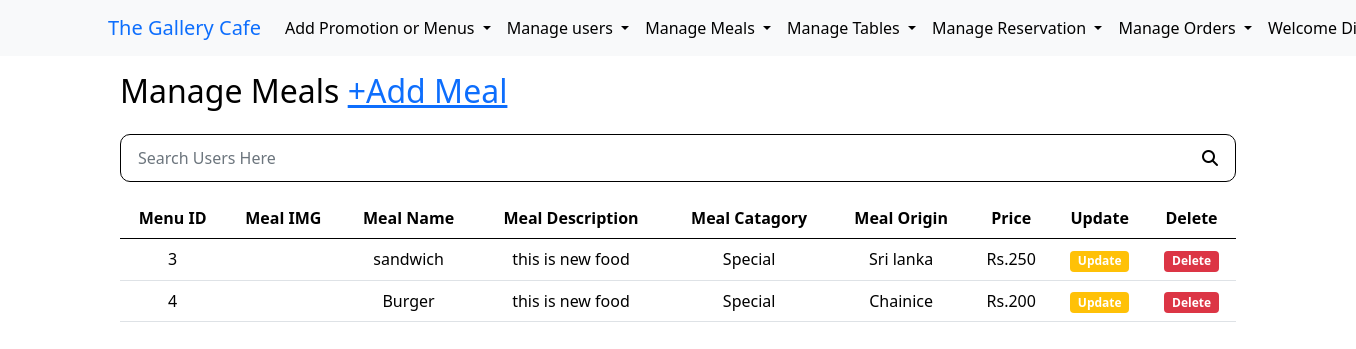
The page /managemeals.php (signed in) on the database its author committed.
### tables this page shows
CREATE TABLE `meals` (
  `mealid` int(11) NOT NULL,
  `meal_name` varchar(100) NOT NULL,
  `description` varchar(500) NOT NULL,
  `price` int(11) NOT NULL,
  `catagory_id` int(11) NOT NULL,
  `origin_id` int(11) NOT NULL,
  `meal_img` varchar(200) NOT NULL,
  `is_delete` int(11) NOT NULL
);

CREATE TABLE `categories` (
  `catagory_id` int(11) NOT NULL,
  `catagory_name` varchar(100) NOT NULL,
  `catagory_description` varchar(200) NOT NULL,
  `is_deleted` int(1) NOT NULL
);

CREATE TABLE `food_origin` (
  `origin_id` int(11) NOT NULL,
  `origin_name` varchar(100) NOT NULL,
  `origin_description` varchar(200) NOT NULL,
  `is_deleted` int(1) NOT NULL
);

### managemeals.php (the view, shortened to what this page needs)
<?php include("./inc/connection.php") ?>
<?php
if (isset($_POST['searchsubmit'])) {
    $searchval = $_POST['searchval'];
    $query = "SELECT * FROM meals
        INNER JOIN categories ON meals.catagory_id = categories.catagory_id
        INNER JOIN food_origin ON meals.origin_id = food_origin.origin_id
        WHERE catagory_name LIKE '%{$searchval}%' OR origin_name LIKE '%{$searchval}%' OR meal_name LIKE '%{$searchval}%'
             OR meal_description LIKE '%{$searchval}%' AND is_delete=0";
    $result = mysqli_query($conn, $query);
    query_check($result);
    $table = "";
    if (mysqli_num_rows($result) >= 1) {
        while ($row = mysqli_fetch_assoc($result)) {
            $table .= "<tr>";
            $table .= "<td>{$row['mealid']}</td>";
            $table .= "<td><img width='100px' src=\"{$row['meal_img']}\" alt=\"\"></td>";
            $table .= "<td>{$row['meal_name']}</td>";
            $table .= "<td>{$row['description']}</td>";
            $table .= "<td>{$row['catagory_name']}</td>";
            $table .= "<td>{$row['origin_name']}</td>";
            $table .= "<td>Rs.{$row['price']}</td>";
            $table .= "<td><a href=\"updatemeals.php?meal_id={$row['mealid']}\">" .  "<span class=\"badge bg-warning\">Update</span>" . "</a></td>";
            $table .= "<td><a onclick=\"confirm('are you sure?')\" href=\"deletemeal.php?meal_id={$row['mealid']}\">" .  "<span class=\"badge bg-danger\">Delete</span>" . "</a></td>";
            $table .= "</td>";
        }
    } else {
        header("Location: managefoodorigins.php?data=notfound");
    }
} else {
    $query = "SELECT * FROM meals
        INNER JOIN categories ON meals.catagory_id = categories.catagory_id
        INNER JOIN food_origin ON meals.origin_id = food_origin.origin_id
        WHERE is_delete=0";
    $result = mysqli_query($conn, $query);
    $table = "";
    while ($row = mysqli_fetch_assoc($result)) {
        $table .= "<tr>";
        $table .= "<td>{$row['mealid']}</td>";
        $table .= "<td><img width='100px' src=\"{$row['meal_img']}\" alt=\"\"></td>";
        $table .= "<td>{$row['meal_name']}</td>";
        $table .= "<td>{$row['description']}</td>";
        $table .= "<td>{$row['catagory_name']}</td>";
        $table .= "<td>{$row['origin_name']}</td>";
        $table .= "<td>Rs.{$row['price']}</td>";
        $table .= "<td><a href=\"updatemeals.php?meal_id={$row['mealid']}\">" .  "<span class=\"badge bg-warning\">Update</span>" . "</a></td>";
        $table .= "<td><a  onclick=\"confirm('are you sure?')\" href=\"deletemeal.php?meal_id={$row['mealid']}\">" .  "<span class=\"badge bg-danger\">Delete</span>" . "</a></td>";
        $table .= "</td>";
    }
}
?>
<!DOCTYPE html>
<html lang="en">
<head>
</head>
<?php
if ($_SESSION['usertype'] == "normaluser") {
    include("./inc/mainheader.php");
} else if ($_SESSION['usertype'] == "SystemAdmin") {
    include("./inc/adminheader.php");
} else if ($_SESSION['usertype'] == "operational") {
    include("./inc/opheader.php");
}
?>
<body>
    <div class="container">
        <form action="managefoodorigins.php" method="post">
            <div class="row">
                <div class="col-5">
                    <h2>Manage Meals <span><a href="./addfoodcatagory.php">+Add Meal</a></span> </h2>
                </div>
            </div>
            <div class="d-flex search-bar flex-row  align-items-center mt-3 mb-3">
                <div class="flex-grow-1">
                    <input type="text" class="form-control col-10" name="searchval" placeholder="Search Users Here">
                </div>
                <div class="bt">
                    <button type="submit" class="btn form-control" name="searchsubmit"> <i class="fas fa-search"></i></button>
                </div>
            </div>
        </form>
        <table class="table">
            <thead class="text-center">
                <th scope="col">Menu ID</th>
                <th scope="col">Meal IMG</th>
                <th scope="col">Meal Name</th>
                <th scope="col">Meal Description</th>
                <th scope="col">Meal Catagory</th>
                <th scope="col">Meal Origin</th>
                <th scope="col">Price</th>
                <th scope="col">Update</th>
                <th scope="col">Delete</th>
            </thead>
            <tbody class="text-center">
                <?php
                if (isset($table)) {
                    echo $table;
                }
                ?>
            </tbody>
        </table>
    </div>
</body>
</html>

### inc/adminheader.php (shortened to what this page needs)
<header>
    <link rel="stylesheet" href="./css/main.css">
    <link href='https://cdnjs.cloudflare.com/ajax/libs/font-awesome/6.5.2/css/all.min.css' rel='stylesheet'>
    <link href="https://cdn.jsdelivr.net/npm/bootstrap@5.0.2/dist/css/bootstrap.min.css" rel="stylesheet">
    <nav class="navbar navbar-expand-lg bg-light">
        <div class="container p-0 ">
            <a class="navbar-brand" href="#">The Gallery Cafe</a>
            <div class="collapse navbar-collapse" id="navbarNavDropdown">
                <ul class="navbar-nav">
                    <li class="nav-item dropdown">
                        <a class="nav-link dropdown-toggle" href="#" role="button" data-bs-toggle="dropdown" aria-expanded="false">
                            Add Promotion or Menus
                        </a>
                    </li>
                    <li class="nav-item dropdown">
                        <a class="nav-link dropdown-toggle" href="#" role="button" data-bs-toggle="dropdown" aria-expanded="false">
                            Manage users
                        </a>
                    </li>
                    <li class="nav-item dropdown">
                        <a class="nav-link dropdown-toggle" href="#" role="button" data-bs-toggle="dropdown" aria-expanded="false">
                            Manage Meals
                        </a>
                    </li>
                    <li class="nav-item dropdown">
                        <a class="nav-link dropdown-toggle" href="#" role="button" data-bs-toggle="dropdown" aria-expanded="false">
                            Manage Tables
                        </a>
                    </li>
                    <li class="nav-item dropdown">
                        <a class="nav-link dropdown-toggle" href="#" role="button" data-bs-toggle="dropdown" aria-expanded="false">
                            Manage Reservation
                        </a>
                    </li>
                    <li class="nav-item dropdown">
                        <a class="nav-link dropdown-toggle" href="#" role="button" data-bs-toggle="dropdown" aria-expanded="false">
                            Manage Orders
                        </a>
                    </li>
                    <li class="nav-item dropdown">
                        <a class="nav-link dropdown-toggle" role="button" data-bs-toggle="dropdown" href="#">Welcome <?php if (isset($_SESSION["first_name"])) {
                                                                                                                            echo $_SESSION["first_name"];
                                                                                                                        } ?> !
                        </a>
                    </li>
                </ul>
            </div>
        </div>
    </nav>
</header>

### css/main.css (style rules this page uses)
* { margin: 0; padding: 0; box-sizing: border-box; color: black; }
.nav-item a { color: black; }

### managemeals.php (style rules this page uses)
.search-bar { border-radius: 10px; border: 1px black solid; padding: 5px; background-color: white; }
.search-bar input { padding-right: 100px; background-color: white; border: none; }
.search-bar button { padding-left: 10px; border: none; }

### rows shown on the page
meals: mealid "3", meal_name "sandwich", description "this is new food", catagory.catagory_name "Special", origin.origin_name "Sri lanka", price "250"
meals: mealid "4", meal_name "Burger", description "this is new food", catagory.catagory_name "Special", origin.origin_name "Chainice", price "200"
